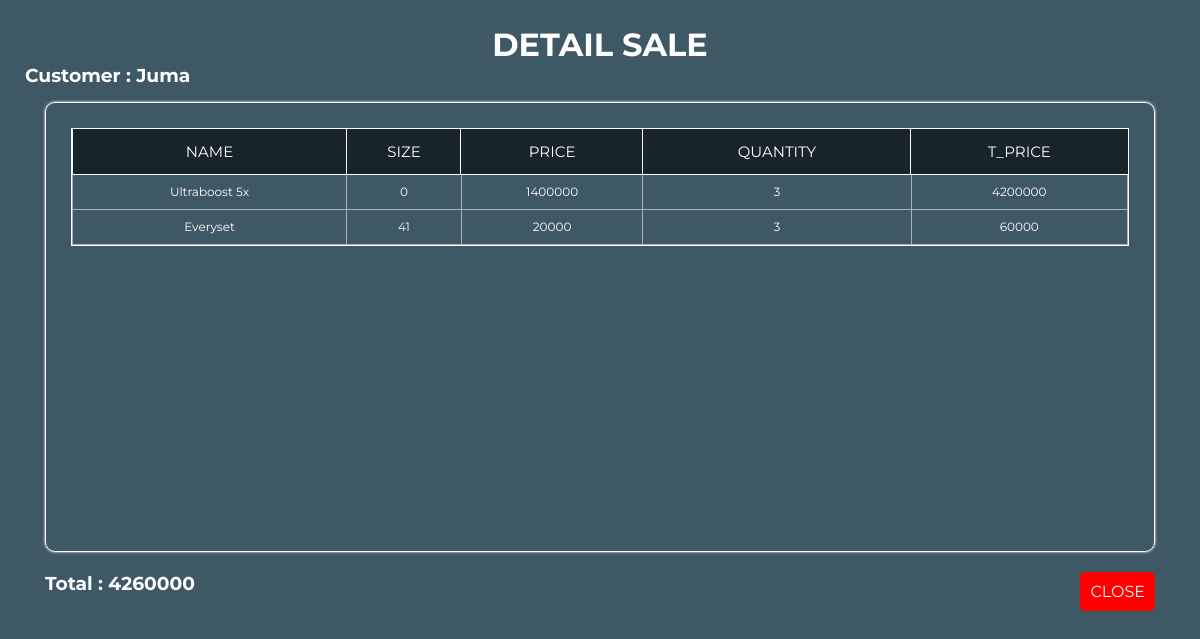
Page /view/viewDetailSale.php?id=12 (signed in) on the committed database.
### tables this page shows
CREATE TABLE `sale` (
  `id` int(11) NOT NULL,
  `tgl_sale` date NOT NULL,
  `customer_name` varchar(100) NOT NULL
);

CREATE TABLE `detail_sale` (
  `id` int(11) NOT NULL,
  `sale_id` int(11) NOT NULL,
  `item_id` int(100) NOT NULL,
  `quantity` int(11) NOT NULL,
  `price` bigint(20) NOT NULL,
  `total_price` bigint(20) NOT NULL
);

CREATE TABLE `item` (
  `id` int(100) NOT NULL,
  `name` varchar(100) NOT NULL,
  `price` bigint(20) NOT NULL,
  `stock` int(11) NOT NULL,
  `size` int(11) NOT NULL DEFAULT 0,
  `category` varchar(100) NOT NULL
);

### view/viewDetailSale.php (the view, shortened to what this page needs)
<?php
$sale_id = $_GET['id'];
$query = "SELECT
        sale.customer_name AS customer_name,
        detail_sale.item_id,
        item.name AS item_name,
        item.size AS item_size,
        detail_sale.price,
        detail_sale.quantity,
        detail_sale.total_price
    FROM
        detail_sale
    INNER JOIN
        sale ON detail_sale.sale_id = sale.id
    INNER JOIN
        item ON detail_sale.item_id = item.id
    WHERE
        sale.id = ?
";
$connection = getConnection();
$statement = $connection->prepare($query);
$statement->execute([$sale_id]);
$result = $statement->fetchAll();
?>
<!DOCTYPE html>
<html lang="en">
<head>
    <link rel="stylesheet" href="../assets/style/styleDetailSale.css">
</head>
<body>
<div class="container">
    <div class="header">
        <h1>DETAIL SALE</h1>
    </div>
    <div class="name-user">
        <h3>Customer : <?=$result[0]['customer_name']?></h3>
    </div>
    <div class="outer-wrapper">
        <div class="table-wrapper">
            <table>
                <tr>
                    <th>NAME</th>
                    <th>SIZE</th>
                    <th>PRICE</th>
                    <th>QUANTITY</th>
                    <th>T_PRICE</th>
                </tr>
                <?php
                $total = 0;
                foreach ($result as $row) { ?>
                    <tr>
                        <td><?= $row['item_name'] ?></td>
                        <td><?= $row['item_size'] ?></td>
                        <td><?= $row['price'] ?></td>
                        <td><?= $row['quantity'] ?></td>
                        <td><?= $row['total_price'] ?></td>
                    </tr>
                    <?php $total+= $row['total_price'];
                } ?>
            </table>
        </div>
    </div>
    <div class="total">
        <h3>Total : <?= $total ?></h3>
        <a href="viewSale.php" class="btn-close">CLOSE</a>
    </div>
</div>
</body>
</html>

### assets/style/styleDetailSale.css (style rules this page uses)
* { margin: 0; padding: 0; outline: none; border: none; text-decoration: none; box-sizing: border-box; font-family: 'Montserrat', Arial, sans-serif; }
html, body { height: 100%; background-color: #3F5865; margin: 0;color: white; }
.container { display: flex; flex-direction: column; height: 100%; padding: 25px; }
.header { text-align: center; }
.name-user { margin-bottom: 5px; }
.outer-wrapper { margin: 10px 20px; border: 1px solid white; border-radius: 10px; box-shadow: 0 0 3px white; max-width: 100%; height: 450px; }
.table-wrapper { max-height: 400px; margin: 25px; overflow-y: auto; border: 1px solid white; }
table { width: 100%; border-collapse: collapse; }
table th { position: sticky; top: 0; background-color: #17242C; color: white; text-align: center; font-weight: normal; font-size: 15px; outline: 1px solid white; height: 45px; }
table td { text-align: center; font-size: 12px; border: 1px solid rgb(177, 177, 177); color: white; height: 35px; }
.total { display: flex; justify-content: space-between; margin: 10px 20px; }
.btn-close { padding: 10px; text-decoration: none; color: white; cursor: pointer; background-color: red; border-radius: 5px; }

### rows in the picture
sale: customer_name "Juma"
detail_sale: item.name "Ultraboost 5x", item.size "0", price "1400000", quantity "3", total_price "4200000"
detail_sale: item.name "Everyset", item.size "41", price "20000", quantity "3", total_price "60000"

### other values in the picture
$total "4260000"
